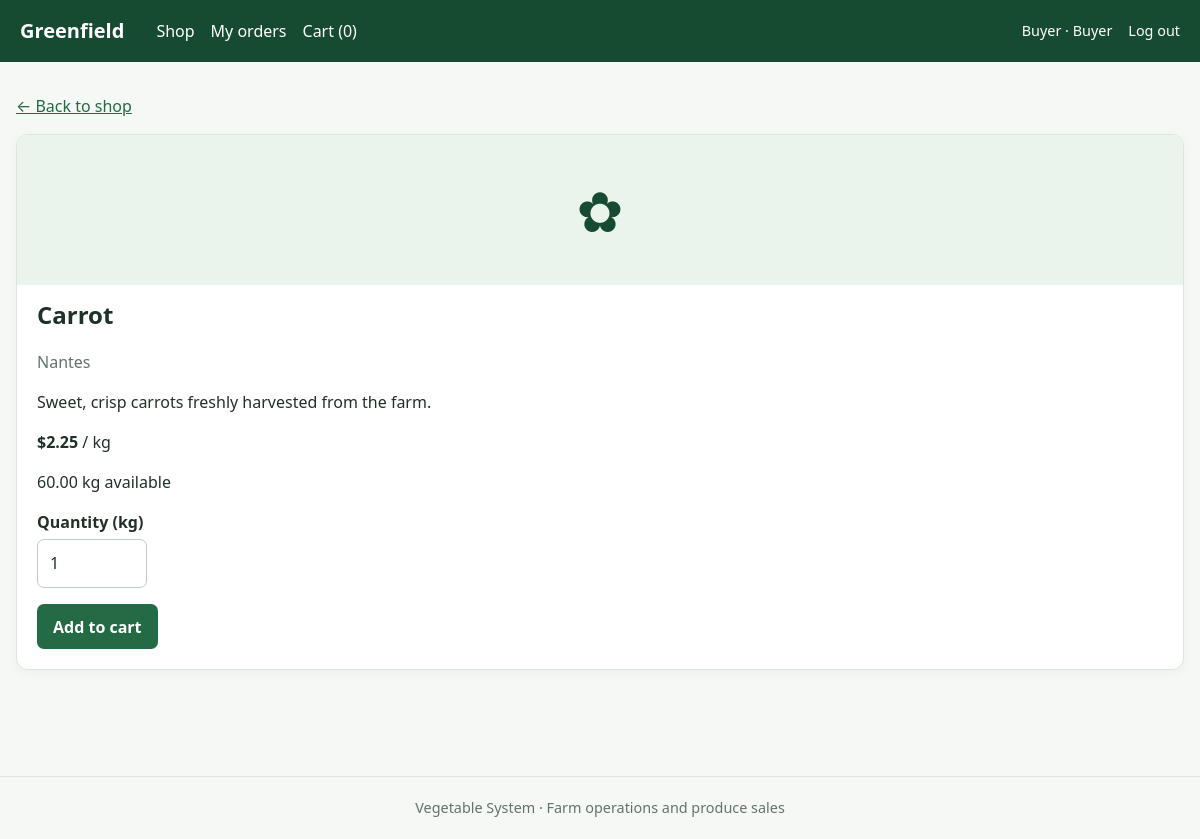
The page /buyer/product.php?id=2 (signed in) on the database its author committed.
### tables this page shows
CREATE TABLE IF NOT EXISTS vegetables (
    id INT UNSIGNED AUTO_INCREMENT PRIMARY KEY,
    name VARCHAR(120) NOT NULL,
    variety VARCHAR(120) NULL,
    description TEXT NULL,
    unit VARCHAR(30) NOT NULL DEFAULT 'kg',
    price DECIMAL(10,2) NOT NULL DEFAULT 0,
    active TINYINT(1) NOT NULL DEFAULT 1,
    created_at TIMESTAMP NOT NULL DEFAULT CURRENT_TIMESTAMP
);

### includes/functions.php (called while the page is built, shortened)
<?php
function app_url(string $path = ''): string
{
    $scriptDirectory = str_replace('\\', '/', dirname($_SERVER['SCRIPT_NAME'] ?? '/'));
    if (in_array(basename($scriptDirectory), ['auth', 'modules', 'buyer'], true)) {
        $scriptDirectory = dirname($scriptDirectory);
    }
    $base = rtrim($scriptDirectory, '/');
    return $base . '/' . ltrim($path, '/');
}
function h($value): string
{
    return htmlspecialchars((string) $value, ENT_QUOTES, 'UTF-8');
}
function money($amount): string
{
    return '$' . number_format((float) $amount, 2);
}

### buyer/product.php (the view, shortened to what this page needs)
<?php
require_once __DIR__ . '/../includes/auth.php';
$productId = filter_var($_GET['id'] ?? null, FILTER_VALIDATE_INT);
$statement = $pdo->prepare(
    'SELECT v.*, COALESCE(i.quantity, 0) AS stock
     FROM vegetables AS v
     LEFT JOIN inventory AS i ON i.vegetable_id = v.id
     WHERE v.id = ? AND v.active = 1'
);
$statement->execute([$productId]);
$product = $statement->fetch();
require __DIR__ . '/../includes/header.php';
?>
<p><a href="<?= h(app_url('buyer/index.php')) ?>">← Back to shop</a></p>
<section class="panel">
    <div class="product-image" aria-hidden="true">✿</div>
    <h1><?= h($product['name']) ?></h1>
    <?php if ($product['variety']): ?>
        <p class="muted"><?= h($product['variety']) ?></p>
    <?php endif; ?>
    <p><?= h($product['description'] ?? 'Fresh seasonal produce.') ?></p>
    <p>
        <strong><?= money($product['price']) ?></strong>
        / <?= h($product['unit']) ?>
    </p>
    <p>
        <?= number_format((float) $product['stock'], 2) ?>
        <?= h($product['unit']) ?> available
    </p>
    <?php if ((float) $product['stock'] > 0): ?>
        <form method="post" action="<?= h(app_url('buyer/cart.php')) ?>">
            <div class="field">
                <label for="quantity">Quantity (<?= h($product['unit']) ?>)</label>
                <input
                    id="quantity"
                    class="quantity-input"
                    type="number"
                    min="0.01"
                    max="<?= h($product['stock']) ?>"
                    step="0.01"
                    name="quantity"
                    value="1"
                    required
                >
            </div>
            <button type="submit">Add to cart</button>
        </form>
    <?php else: ?>
        <p class="muted">Currently out of stock.</p>
    <?php endif; ?>
</section>
<?php require __DIR__ . '/../includes/footer.php'; ?>

### assets/css/style.css (style rules this page uses)
:root { --green: #246b45; --green-dark: #174b31; --green-light: #e8f4ec; --ink: #203128; --muted: #64736a; --line: #dce5de; --surface: #fff; --background: #f5f8f5; --danger: #a52e2e; }
* { box-sizing: border-box; }
body { margin: 0; color: var(--ink); background: var(--background); font: 16px/1.5 system-ui, -apple-system, "Segoe UI", sans-serif; }
a { color: var(--green); }
h1, h2, h3 { line-height: 1.2; }
h1 { margin-top: 0; }
.panel, .card, .form-card { padding: 1.25rem; background: var(--surface); border: 1px solid var(--line); border-radius: 12px; box-shadow: 0 3px 12px #2031280a; }
label { display: block; margin-bottom: .35rem; font-weight: 650; }
input, select, textarea { width: 100%; padding: .7rem .75rem; color: var(--ink); background: #fff; border: 1px solid #becdc1; border-radius: 7px; font: inherit; }
.field { margin-bottom: 1rem; }
button, .button { display: inline-block; padding: .68rem 1rem; color: #fff; background: var(--green); border: 0; border-radius: 7px; font: inherit; font-weight: 650; text-decoration: none; cursor: pointer; }
.muted { color: var(--muted); }
.product-image { display: grid; min-height: 150px; place-items: center; margin: -1.25rem -1.25rem 1rem; color: var(--green-dark); background: var(--green-light); border-radius: 12px 12px 0 0; font-size: 3.5rem; }
.quantity-input { max-width: 110px; }

### rows shown on the page
vegetables: name "Carrot", variety "Nantes", description "Sweet, crisp carrots freshly harvested from the farm.", price "$2.25", unit "kg"

### other values the page prints
cart_count() "0"
$user['name'] "Buyer"
$user['role'] "Buyer"
$product['stock'] "60.00"
